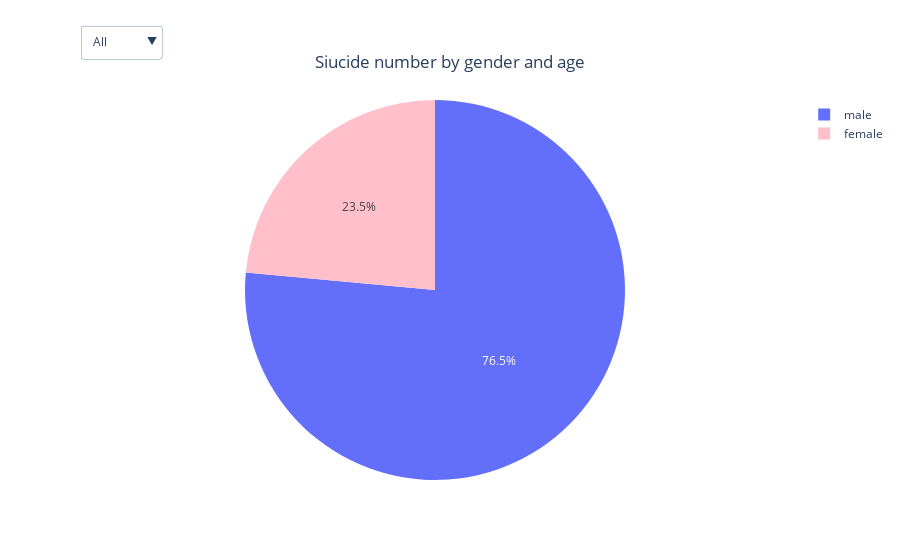

Source (notebook cell):
### Code cell
genders = go.Pie(labels=sex_suicide['Gender'], values=sex_suicide['suicides_no'])
male = go.Pie(labels=sex_suicide['age'][sex_suicide['Gender']=='male'], 
              values=sex_suicide['suicides_no'][sex_suicide['Gender']=='male'])
female = go.Pie(labels=sex_suicide['age'][sex_suicide['Gender']=='female'], 
              values=sex_suicide['suicides_no'][sex_suicide['Gender']=='female'])

fig = go.Figure()

fig.add_trace(genders)
fig.add_trace(male)
fig.add_trace(female)

fig.data[0].visible = True
fig.data[1].visible = False
fig.data[2].visible = False


fig.update_layout(
    updatemenus=[
        dict(
            type="dropdown",
            buttons=[
                dict(
                    label="All",
                    method="update",
                    args=[{"visible": [True, False, False]}]
                ),
                dict(
                    label="Male",
                    method="update",
                    args=[{"visible": [False, True, False]}]
                ),
                dict(
                    label="Female",
                    method="update",
                    args=[{"visible": [False, False, True]}]
                )
            ],
            direction="down",
            pad={"r": 1, "t": 1},
            showactive=True,
            x=0,
            xanchor="left",
            y=1.2,
            yanchor="top"
    )],
    title={
        'text': "Suicide number by gender and age",
        'y':0.9,
        'x':0.5,
        'xanchor': 'center',
        'yanchor': 'top'})

fig.update_traces(marker_colors=['pink','lightblue'])

fig.show()

### Figure 1 — Plotly figure (JSON) as saved in the notebook; plotly's stock layout.template omitted (floating-point values rounded to 4 significant figures)
{"data": [{"labels": ["female", "female", "female", "female", "female", "female", "male", "male", "male", "male", "male", "male"], "marker": {"colors": ["pink", "lightblue"]}, "type": "pie", "values": [196790, 230225, 548422, 20111, 468293, 241237, 684300, 978490, 2049269, 39727, 1311736, 477335], "visible": true}, {"labels": ["15-24 years", "25-34 years", "35-54 years", "5-14 years", "55-74 years", "75+ years"], "marker": {"colors": ["pink", "lightblue"]}, "type": "pie", "values": [684300, 978490, 2049269, 39727, 1311736, 477335], "visible": false}, {"labels": ["15-24 years", "25-34 years", "35-54 years", "5-14 years", "55-74 years", "75+ years"], "marker": {"colors": ["pink", "lightblue"]}, "type": "pie", "values": [196790, 230225, 548422, 20111, 468293, 241237], "visible": false}], "layout": {"title": {"text": "Siucide number by gender and age", "x": 0.5, "xanchor": "center", "y": 0.9, "yanchor": "top"}, "updatemenus": [{"buttons": [{"args": [{"visible": [true, false, false]}], "label": "All", "method": "update"}, {"args": [{"visible": [false, true, false]}], "label": "Male", "method": "update"}, {"args": [{"visible": [false, false, true]}], "label": "Female", "method": "update"}], "direction": "down", "pad": {"r": 1, "t": 1}, "showactive": true, "type": "dropdown", "x": 0, "xanchor": "left", "y": 1.2, "yanchor": "top"}]}}
